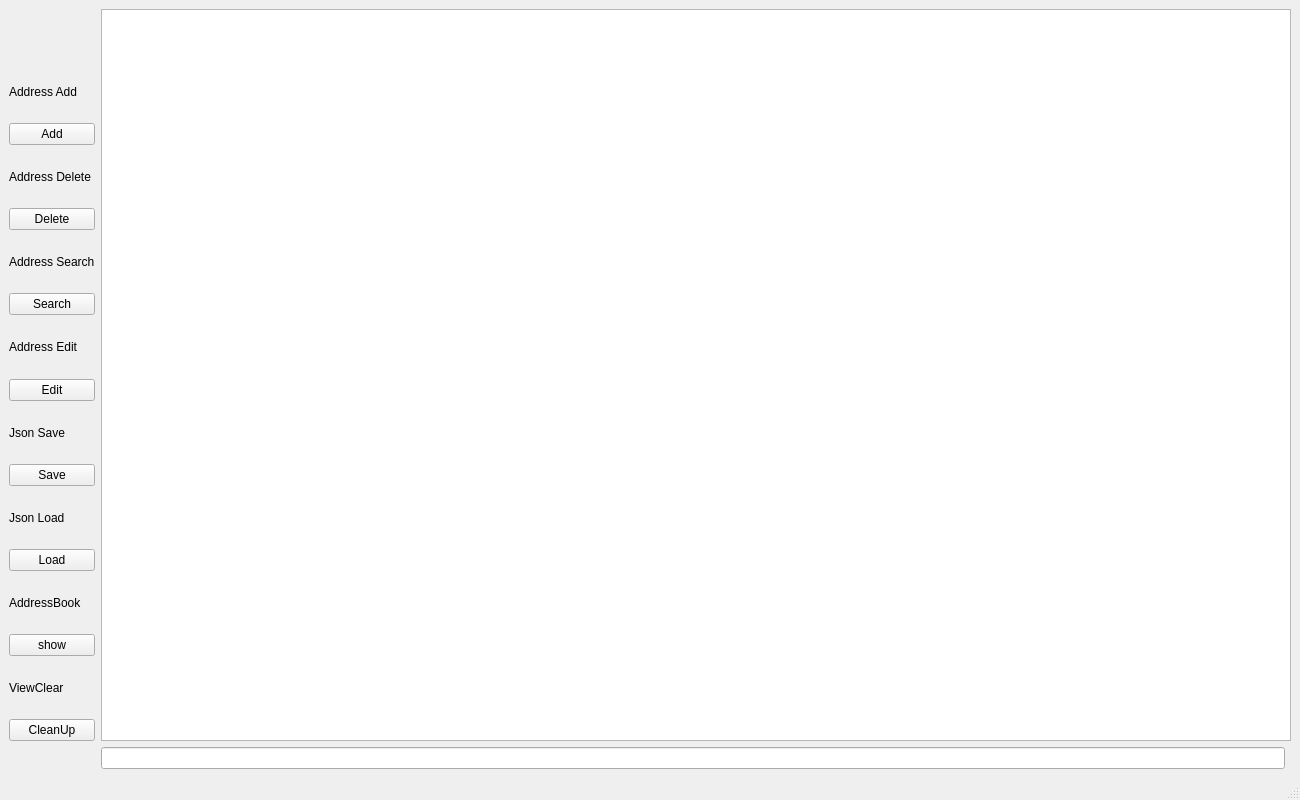
<?xml version="1.0" encoding="UTF-8"?>
<ui version="4.0">
 <class>MainWindow</class>
 <widget class="QMainWindow" name="MainWindow">
  <property name="geometry">
   <rect>
    <x>0</x>
    <y>0</y>
    <width>1300</width>
    <height>800</height>
   </rect>
  </property>
  <property name="windowTitle">
   <string>ADDRESSBOOK</string>
  </property>
  <widget class="QWidget" name="centralwidget">
   <layout class="QVBoxLayout" name="verticalLayout">
    <item>
     <layout class="QGridLayout" name="gridLayout">
      <item row="13" column="0">
       <widget class="QLabel" name="label_AddressBook">
        <property name="text">
         <string>AddressBook</string>
        </property>
       </widget>
      </item>
      <item row="1" column="0">
       <widget class="QLabel" name="label_Address_Add">
        <property name="text">
         <string>Address Add</string>
        </property>
       </widget>
      </item>
      <item row="6" column="0">
       <widget class="QPushButton" name="pushButton_Search">
        <property name="text">
         <string>Search</string>
        </property>
       </widget>
      </item>
      <item row="0" column="1" rowspan="17" colspan="2">
       <widget class="QTextEdit" name="textEdit_mainWindow"/>
      </item>
      <item row="3" column="0">
       <widget class="QLabel" name="label_Address_Del">
        <property name="text">
         <string>Address Delete</string>
        </property>
       </widget>
      </item>
      <item row="2" column="0">
       <widget class="QPushButton" name="pushButton_Add">
        <property name="text">
         <string>Add</string>
        </property>
       </widget>
      </item>
      <item row="12" column="0">
       <widget class="QPushButton" name="pushButton_Load">
        <property name="text">
         <string>Load</string>
        </property>
       </widget>
      </item>
      <item row="10" column="0">
       <widget class="QPushButton" name="pushButton_Save">
        <property name="text">
         <string>Save</string>
        </property>
       </widget>
      </item>
      <item row="14" column="0">
       <widget class="QPushButton" name="pushButton_show">
        <property name="text">
         <string>show</string>
        </property>
       </widget>
      </item>
      <item row="8" column="0">
       <widget class="QPushButton" name="pushButton_Edit">
        <property name="text">
         <string>Edit</string>
        </property>
       </widget>
      </item>
      <item row="9" column="0">
       <widget class="QLabel" name="label_Json_save">
        <property name="text">
         <string>Json Save</string>
        </property>
       </widget>
      </item>
      <item row="4" column="0">
       <widget class="QPushButton" name="pushButton_Delete">
        <property name="text">
         <string>Delete</string>
        </property>
       </widget>
      </item>
      <item row="15" column="0">
       <widget class="QLabel" name="label_ViewClear">
        <property name="text">
         <string>ViewClear</string>
        </property>
       </widget>
      </item>
      <item row="7" column="0">
       <widget class="QLabel" name="label_Address_Edit">
        <property name="text">
         <string>Address Edit</string>
        </property>
       </widget>
      </item>
      <item row="19" column="1">
       <widget class="QLineEdit" name="lineEdit"/>
      </item>
      <item row="16" column="0">
       <widget class="QPushButton" name="pushButton_CleanUp">
        <property name="text">
         <string>CleanUp</string>
        </property>
       </widget>
      </item>
      <item row="11" column="0">
       <widget class="QLabel" name="label_Json">
        <property name="text">
         <string>Json Load</string>
        </property>
       </widget>
      </item>
      <item row="5" column="0">
       <widget class="QLabel" name="label_Address_ser">
        <property name="text">
         <string>Address Search</string>
        </property>
       </widget>
      </item>
     </layout>
    </item>
   </layout>
  </widget>
  <widget class="QStatusBar" name="statusbar"/>
  <widget class="QMenuBar" name="menubar">
   <property name="geometry">
    <rect>
     <x>0</x>
     <y>0</y>
     <width>1300</width>
     <height>22</height>
    </rect>
   </property>
  </widget>
 </widget>
 <resources/>
 <connections/>
</ui>
